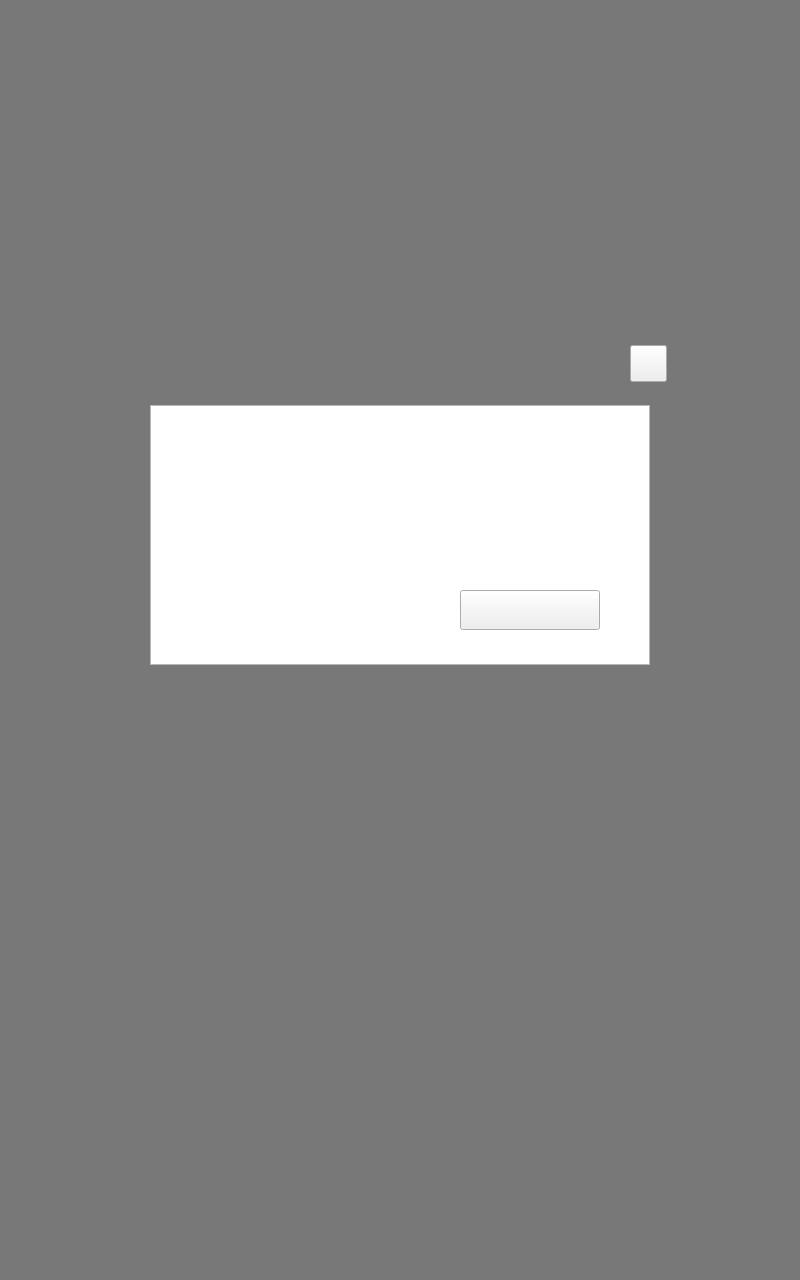
<?xml version="1.0" encoding="UTF-8"?>
<ui version="4.0">
 <class>MessageDialog</class>
 <widget class="QDialog" name="MessageDialog">
  <property name="geometry">
   <rect>
    <x>0</x>
    <y>0</y>
    <width>800</width>
    <height>1280</height>
   </rect>
  </property>
  <property name="windowTitle">
   <string>Dialog</string>
  </property>
  <property name="styleSheet">
   <string notr="true"/>
  </property>
  <widget class="QWidget" name="widget_msgbox" native="true">
   <property name="enabled">
    <bool>true</bool>
   </property>
   <property name="geometry">
    <rect>
     <x>0</x>
     <y>0</y>
     <width>800</width>
     <height>1280</height>
    </rect>
   </property>
   <property name="focusPolicy">
    <enum>Qt::NoFocus</enum>
   </property>
   <property name="styleSheet">
    <string notr="true">#widget_msgbox{background-color: rgba(0, 0, 0, 0.5);}</string>
   </property>
   <widget class="QWidget" name="centralWidget" native="true">
    <property name="geometry">
     <rect>
      <x>100</x>
      <y>330</y>
      <width>600</width>
      <height>350</height>
     </rect>
    </property>
    <property name="font">
     <font>
      <pointsize>20</pointsize>
     </font>
    </property>
    <property name="styleSheet">
     <string notr="true">#centralWidget{border-image: url(:/3实时登机/Images/3实时登机/弹窗/小弹窗BG.png);}
</string>
    </property>
    <widget class="QLabel" name="label_txt">
     <property name="geometry">
      <rect>
       <x>0</x>
       <y>75</y>
       <width>600</width>
       <height>170</height>
      </rect>
     </property>
     <property name="font">
      <font>
       <family>Ubuntu</family>
       <pointsize>24</pointsize>
       <weight>75</weight>
       <italic>false</italic>
       <bold>true</bold>
       <kerning>true</kerning>
      </font>
     </property>
     <property name="focusPolicy">
      <enum>Qt::NoFocus</enum>
     </property>
     <property name="styleSheet">
      <string notr="true">color: rgb(255, 255, 255);</string>
     </property>
     <property name="text">
      <string>是 否 确 认 ？</string>
     </property>
     <property name="textFormat">
      <enum>Qt::AutoText</enum>
     </property>
     <property name="scaledContents">
      <bool>false</bool>
     </property>
     <property name="alignment">
      <set>Qt::AlignCenter</set>
     </property>
    </widget>
    <widget class="QPushButton" name="pushButton_YES">
     <property name="geometry">
      <rect>
       <x>360</x>
       <y>260</y>
       <width>140</width>
       <height>40</height>
      </rect>
     </property>
     <property name="focusPolicy">
      <enum>Qt::NoFocus</enum>
     </property>
     <property name="styleSheet">
      <string notr="true">QPushButton{border-image: url(:/2系统首页/Images/2系统首页/弹窗/确--认-拷贝.png);}
QPushButton:pressed{border-image: url(:/2系统首页/Images/2系统首页/弹窗/确--认-拷贝-2.png);}
</string>
     </property>
     <property name="text">
      <string/>
     </property>
     <property name="iconSize">
      <size>
       <width>140</width>
       <height>40</height>
      </size>
     </property>
    </widget>
    <widget class="QPushButton" name="pushButton_X">
     <property name="geometry">
      <rect>
       <x>530</x>
       <y>15</y>
       <width>37</width>
       <height>37</height>
      </rect>
     </property>
     <property name="focusPolicy">
      <enum>Qt::NoFocus</enum>
     </property>
     <property name="styleSheet">
      <string notr="true">QPushButton{border-image: url(:/2系统首页/Images/2系统首页/弹窗/关--闭-拷贝.png);}
QPushButton:pressed{border-image: url(:/2系统首页/Images/2系统首页/弹窗/关--闭-拷贝-按下.png);}</string>
     </property>
     <property name="text">
      <string/>
     </property>
     <property name="iconSize">
      <size>
       <width>29</width>
       <height>29</height>
      </size>
     </property>
    </widget>
    <widget class="QPushButton" name="pushButton_NO">
     <property name="geometry">
      <rect>
       <x>110</x>
       <y>260</y>
       <width>140</width>
       <height>40</height>
      </rect>
     </property>
     <property name="focusPolicy">
      <enum>Qt::NoFocus</enum>
     </property>
     <property name="styleSheet">
      <string notr="true">QPushButton{border:0;image: url(:/2系统首页/Images/2系统首页/弹窗/取消-拷贝.png);}
QPushButton:pressed{image: url(:/2系统首页/Images/2系统首页/弹窗/取消-拷贝-2.png);}
</string>
     </property>
     <property name="text">
      <string/>
     </property>
     <property name="iconSize">
      <size>
       <width>140</width>
       <height>40</height>
      </size>
     </property>
    </widget>
    <widget class="ScrollText_Horizontal" name="label_title">
     <property name="geometry">
      <rect>
       <x>50</x>
       <y>0</y>
       <width>480</width>
       <height>62</height>
      </rect>
     </property>
     <property name="font">
      <font>
       <pointsize>30</pointsize>
      </font>
     </property>
     <property name="styleSheet">
      <string notr="true">color: rgb(0, 228, 255);</string>
     </property>
     <property name="text">
      <string/>
     </property>
     <property name="alignment">
      <set>Qt::AlignCenter</set>
     </property>
    </widget>
    <widget class="QTableWidget" name="flowTableWidget">
     <property name="geometry">
      <rect>
       <x>50</x>
       <y>75</y>
       <width>500</width>
       <height>260</height>
      </rect>
     </property>
     <property name="styleSheet">
      <string notr="true"/>
     </property>
    </widget>
    <zorder>flowTableWidget</zorder>
    <zorder>label_title</zorder>
    <zorder>pushButton_NO</zorder>
    <zorder>pushButton_YES</zorder>
    <zorder>label_txt</zorder>
    <zorder>pushButton_X</zorder>
   </widget>
  </widget>
 </widget>
 <customwidgets>
  <customwidget>
   <class>ScrollText_Horizontal</class>
   <extends>QLabel</extends>
   <header>ScrollText.h</header>
  </customwidget>
 </customwidgets>
 <resources/>
 <connections/>
</ui>
